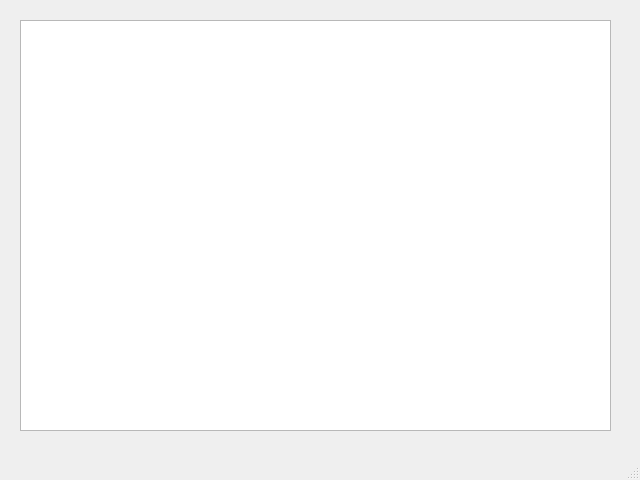
<?xml version="1.0" encoding="UTF-8"?>
<ui version="4.0">
 <class>Graphing</class>
 <widget class="QMainWindow" name="Graphing">
  <property name="geometry">
   <rect>
    <x>0</x>
    <y>0</y>
    <width>640</width>
    <height>480</height>
   </rect>
  </property>
  <property name="windowTitle">
   <string>Graphing</string>
  </property>
  <widget class="QWidget" name="centralwidget">
   <widget class="QGraphicsView" name="graphicsView">
    <property name="geometry">
     <rect>
      <x>20</x>
      <y>20</y>
      <width>591</width>
      <height>411</height>
     </rect>
    </property>
   </widget>
  </widget>
  <widget class="QMenuBar" name="menubar">
   <property name="geometry">
    <rect>
     <x>0</x>
     <y>0</y>
     <width>640</width>
     <height>21</height>
    </rect>
   </property>
  </widget>
  <widget class="QStatusBar" name="statusbar"/>
 </widget>
 <resources/>
 <connections/>
</ui>
